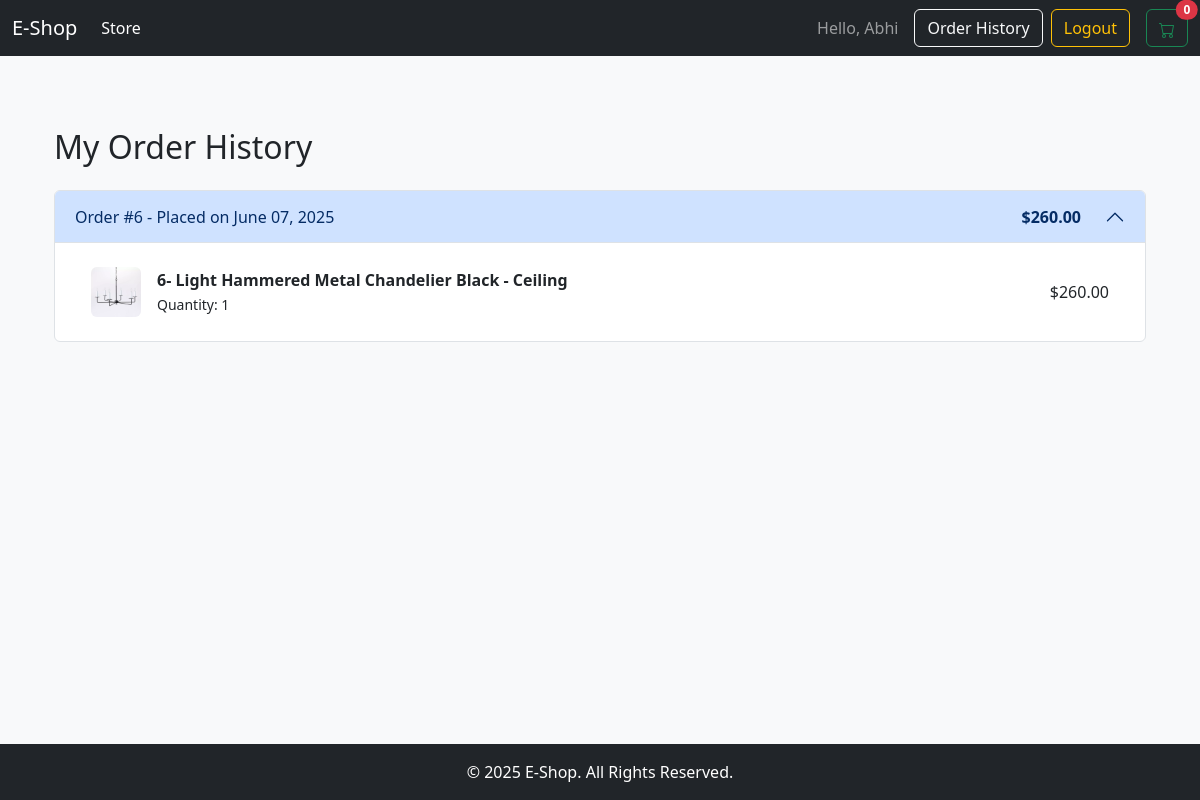
Screenshot of /order_history/ (signed in) with the database file from the repository.
### store/models.py (models this page shows, shortened)
class Order(models.Model):
    STATUS_CHOICES = (
        ('Pending', 'Pending'),      # The initial state of an incomplete cart
        ('Processing', 'Processing'),  # For COD orders awaiting fulfillment
        ('Completed', 'Completed'),    # For paid orders or fulfilled COD orders
        ('Cancelled', 'Cancelled'),    # For cancelled orders
    )
    customer = models.ForeignKey(Customer, on_delete=models.SET_NULL, null=True, blank=True)
    date_ordered = models.DateTimeField(auto_now_add=True)
    status = models.CharField(max_length=20, choices=STATUS_CHOICES, default='Pending')
    transaction_id = models.CharField(max_length=100, null=True, blank=True)
    @property
    def get_cart_total(self):
        orderitems = self.orderitem_set.all()
        total = sum([item.get_total for item in orderitems])
        return total
    @property
    def get_cart_items(self):
        orderitems = self.orderitem_set.all()
        total = sum([item.quantity for item in orderitems])
        return total

class OrderItem(models.Model):
    product = models.ForeignKey(Product, on_delete=models.SET_NULL, null=True)
    order = models.ForeignKey(Order, on_delete=models.SET_NULL, null=True)
    quantity = models.IntegerField(default=0, null=True, blank=True)
    date_added = models.DateTimeField(auto_now_add=True)
    @property
    def get_total(self):
        if self.product:
            total = self.product.price * self.quantity
            return total
        return Decimal(0)

class Product(models.Model):
    name = models.CharField(max_length=200)
    description = models.TextField(null=True, blank=True)
    price = models.DecimalField(max_digits=7, decimal_places=2)
    category = models.ForeignKey(Category, on_delete=models.SET_NULL, null=True, blank=True)
    image = models.ImageField(null=True, blank=True)
    is_featured = models.BooleanField(default=False)
    @property
    def imageURL(self):
        try:
            url = self.image.url
        except:
            url = ''
        return url

### store/views.py (the view)
# urls.py: path('order_history/', views.order_history, name='order_history'),
@login_required
def order_history(request):
    customer, created = Customer.objects.get_or_create(user=request.user)
    if created:
        customer.name = request.user.username
        customer.email = request.user.email
        customer.save()
    data = cartData(request)
    cartItems = data['cartItems']
    orders = Order.objects.filter(
        customer=request.user.customer
    ).exclude(
        status='Pending'
    ).order_by('-date_ordered')
    context = {'orders': orders, 'cartItems': cartItems}
    return render(request, 'store/order_history.html', context)

### store/utils.py (called while the page is built)
def cartData(request):
    if request.user.is_authenticated:
        customer, created = Customer.objects.get_or_create(user=request.user)
        if created:
            customer.name = request.user.username
            customer.email = request.user.email
            customer.save()
        order, created = Order.objects.get_or_create(customer=customer, status='Pending')
        items = order.orderitem_set.all()
        cartItems = order.get_cart_items
    else:
        items = []
        order = {'get_cart_total': 0, 'get_cart_items': 0}
        cartItems = 0
    return {'cartItems': cartItems, 'order': order, 'items': items}

### templates/store/order_history.html
{% extends 'base.html' %}
{% block content %}
<div class="container my-5">
    <h2 class="mb-4">My Order History</h2>
    {% if orders %}
    <div class="accordion" id="orderHistoryAccordion">
        {% for order in orders %}
        <div class="accordion-item">
            <h2 class="accordion-header" id="heading-{{ order.id }}">
                <button class="accordion-button {% if not forloop.first %}collapsed{% endif %}" type="button" data-bs-toggle="collapse" data-bs-target="#collapse-{{ order.id }}" aria-expanded="{% if forloop.first %}true{% else %}false{% endif %}" aria-controls="collapse-{{ order.id }}">
                    <div class="d-flex w-100 justify-content-between">
                        <span>Order #{{ order.id }} - Placed on {{ order.date_ordered|date:"F d, Y" }}</span>
                        <span class="fw-bold me-4">${{ order.get_cart_total|floatformat:2 }}</span>
                    </div>
                </button>
            </h2>
            <div id="collapse-{{ order.id }}" class="accordion-collapse collapse {% if forloop.first %}show{% endif %}" aria-labelledby="heading-{{ order.id }}" data-bs-parent="#orderHistoryAccordion">
                <div class="accordion-body">
                    <ul class="list-group list-group-flush">
                        {% for item in order.orderitem_set.all %}
                        <li class="list-group-item d-flex justify-content-between align-items-center">
                            <div class="d-flex align-items-center">
                                <img src="{{ item.product.imageURL }}" alt="{{ item.product.name }}" class="img-fluid rounded me-3" style="width: 50px;">
                                <div>
                                    <strong>{{ item.product.name }}</strong>
                                    <br>
                                    <small>Quantity: {{ item.quantity }}</small>
                                </div>
                            </div>
                            <span>${{ item.get_total|floatformat:2 }}</span>
                        </li>
                        {% endfor %}
                    </ul>
                </div>
            </div>
        </div>
        {% endfor %}
    </div>
    {% else %}
    <div class="alert alert-info" role="alert">
        You have no past orders. Why not <a href="{% url 'store' %}" class="alert-link">start shopping</a>?
    </div>
    {% endif %}
</div>
{% endblock content %}

### templates/base.html (shortened to what this page needs)
<!DOCTYPE html>
{% load static %}
<html lang="en">
<head>
    <link href="https://cdn.jsdelivr.net/npm/bootstrap@5.3.2/dist/css/bootstrap.min.css" rel="stylesheet">
    <link rel="stylesheet" href="{% static 'css/main.css' %}">
</head>
<body>
<div class="d-flex flex-column min-vh-100">
    <nav class="navbar navbar-expand-lg navbar-dark bg-dark">
        <div class="container-fluid">
            <a class="navbar-brand" href="{% url 'store' %}">E-Shop</a>
            <div class="collapse navbar-collapse" id="navbarSupportedContent">
                <ul class="navbar-nav me-auto mb-2 mb-lg-0">
                    <li class="nav-item">
                        <a class="nav-link active" aria-current="page" href="{% url 'store' %}">Store</a>
                    </li>
                </ul>
                <div class="d-flex align-items-center">
                    {% if user.is_authenticated %}
                        <span class="navbar-text me-3">Hello, {{ user.username }}</span>
                        <a href="{% url 'order_history' %}" class="btn btn-outline-light me-2">Order History</a>
                        <a href="{% url 'logout' %}" class="btn btn-outline-warning me-3">Logout</a>
                    {% else %}
                        <a href="{% url 'login' %}" class="btn btn-outline-light me-2">Login</a>
                        <a href="{% url 'register' %}" class="btn btn-warning me-3">Register</a>
                    {% endif %}
                    <a href="{% url 'cart' %}" class="btn btn-outline-success position-relative">
                        <span id="cart-total" class="position-absolute top-0 start-100 translate-middle badge rounded-pill bg-danger">
                            {{cartItems}}
                        </span>
                    </a>
                </div>
            </div>
        </div>
    </nav>
    <div class="container mt-4">
        {% block content %}
        {% endblock content %}
    </div>
    <footer class="bg-dark text-white text-center p-3 mt-auto">
        <p class="mb-0">© 2025 E-Shop. All Rights Reserved.</p>
    </footer>
    </div>
</body>
</html>

### static/css/main.css (style rules this page uses)
body { background-color: #f8f9fa; }

### rows the page displays
Order: id "6", date_ordered "June 07, 2025", get_cart_total "260.00"
OrderItem: product.imageURL (picture), product.name "6- Light Hammered Metal Chandelier Black - Ceiling", quantity "1", get_total "260.00"

### other values shown
{{ user.username }} "Abhi"
{{ cartItems }} "0"
